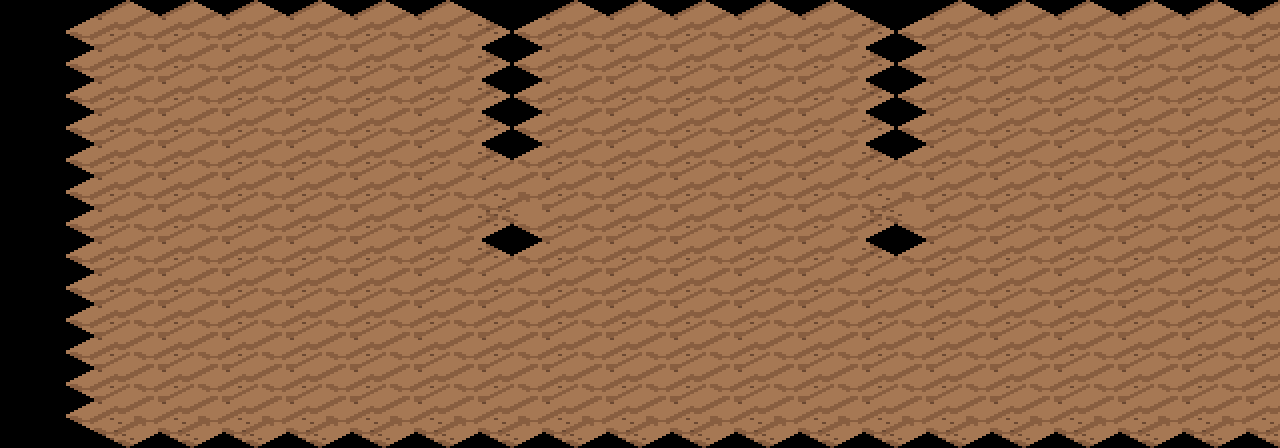

The image is a tile-based game level rendered from a .tmx file. Its description and complete source (layers, tilesets, objects, tile grids) follow:
An orthogonal 20x14 tile map with 64x32 px tiles, 1 tile layer (suelo).

<map version="1.10" orientation="orthogonal" renderorder="right-down" width="20" height="14" tilewidth="64" tileheight="32" infinite="0" nextlayerid="2" nextobjectid="1">
 <tileset firstgid="1" name="terreno_mundo" tilewidth="128" tileheight="64" tile_count="203" columns="8">
  <image source="../textures/../textures/terreno_mundo.png" width="1024" height="1664" />
 </tileset>
 <layer id="1" name="suelo" width="20" height="14">
  <data encoding="csv">
0,0,0,0,0,0,0,0,0,0,0,0,0,0,0,0,0,0,0,0,
0,167,167,167,167,167,167,0,167,167,167,167,167,0,167,167,167,167,167,167,
0,167,167,167,167,167,167,0,167,167,167,167,167,0,167,167,167,167,167,167,
0,167,167,167,167,167,167,0,167,167,167,167,167,0,167,167,167,167,167,167,
0,167,167,167,167,167,167,0,167,167,167,167,167,0,167,167,167,167,167,167,
0,167,167,167,167,167,167,0,167,167,167,167,167,0,167,167,167,167,167,167,
0,167,167,167,167,167,167,167,167,167,167,167,167,167,167,167,167,167,167,167,
0,167,167,167,167,167,167,0,167,167,167,167,167,0,167,167,167,167,167,167,
0,167,167,167,167,167,167,0,167,167,167,167,167,0,167,167,167,167,167,167,
0,167,167,167,167,167,167,167,167,167,167,167,167,167,167,167,167,167,167,167,
0,167,167,167,167,167,167,167,167,167,167,167,167,167,167,167,167,167,167,167,
0,167,167,167,167,167,167,167,167,167,167,167,167,167,167,167,167,167,167,167,
0,167,167,167,167,167,167,167,167,167,167,167,167,167,167,167,167,167,167,167,
0,167,167,167,167,167,167,167,167,167,167,167,167,167,167,167,167,167,167,167
</data>
 </layer>
</map>
